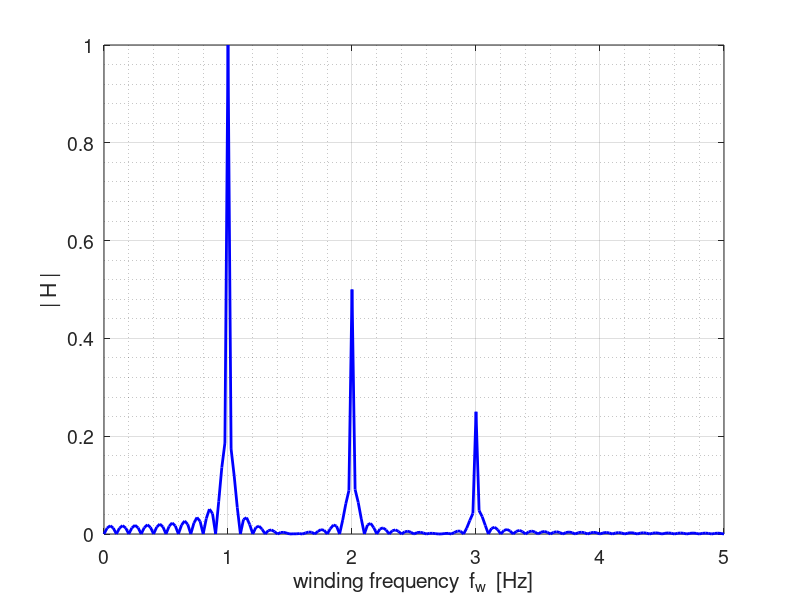

MATLAB code for this plot:
% mathComplex4A.m

% A Visual Approach to the Fourier Transform
%   but what is a Fourier Transform?

% DOING PHYSICS WITH MATLAB 
%    ../mphome.htm
% Documentation
%    http://www.physics.usyd.edu.au/teach_res/mp/doc/mathComplex4.htm

% This script was inspiration from the youtube video �But what is the Fourier Transform?
%   A visual Introduction� by 3Blue1Brown
%   https://www.youtube.com/watch?v=spUNpyF58BY
%   Matlab programs were developed to create similar figures
%   and to connect the ideas presented in the video.

% For different simulation you may need to make small chnages to the
% script.

% Matlab Version 2018a / 180917

% Ian Cooper
% email: ian.cooper@sydney.edu.au
% School of Physics, University of Sydney

% John A Sims 
% email: john.sims@ufabc.edu.br
% Biomedical Engineering Department
% Federal University of ABC   Sao Bernardo Campus Brasil

clear
close all
clc


% INPUT SECTION =======================================================

% Winding frequency  [1 Hz]
fw = 3;
% Simulation time    [1/fw 2/fw 3/fw .....]
tMax = 50;
% Number of calculation  [5000]
N = 5001;
% Signal period  [1]
Ts = 1;
% Default amplitudes  [1]
A = 1; R = A;


% CALCULATION SECTION =================================================
fs = 1/Ts;
w = 2*pi*fs;
t = linspace(0,tMax,N);

% COMPLEX FUNCTIONS 
% Signal function h(t) *************************************************

%  h = R.*sin(2*pi*fs*t);
%  h = R.*sin(2*pi*fs*t) + 0.5;
  h = 1.0.*sin(2*pi*fs*t) + 0.5.*sin(2*pi*2*fs*t) + 0.25.*sin(2*pi*3*fs*t);
%  h = ( 0.8.*sin(2*pi*fs*t) + 0.4.*sin(2*pi*3*fs*t) );
% ***********************************************************************
%nfw = 22;
%fw = li5space(0.2,4.4,nfw);
fwMax = 5;
fwMin = 0;
nfw = 201;
fw = linspace(fwMin,fwMax,nfw);
H = zeros(1,nfw);
%H = complex(zeros(Nfw,1));
for cc = 1 : nfw
  %t = linspace(0,6/fw(cc),N); 
% Complex exponetial function r(t)
   r = exp(-1i*2*pi*fw(cc)*t);
% Complex function s(t)
   u = h .* r;

% spectal component
H(cc) = abs(sum(u));
end


% GRAPHICS SECTION ====================================================
  
figure(1)   % Re & Im vs t 
  pos = [0.05 0.05 0.30 0.3];
  set(gcf,'Units','normalized');
  set(gcf,'Position',pos);
  set(gcf,'color','w');
  
   xP = fw; yP = H./max(H);
   plot(xP,yP,'b','linewidth',2)

  set(gca,'fontsize',14)
  xlabel('winding frequency  f_w  [Hz]') 
  ylabel('| H |')
  grid on
  grid minor
  
